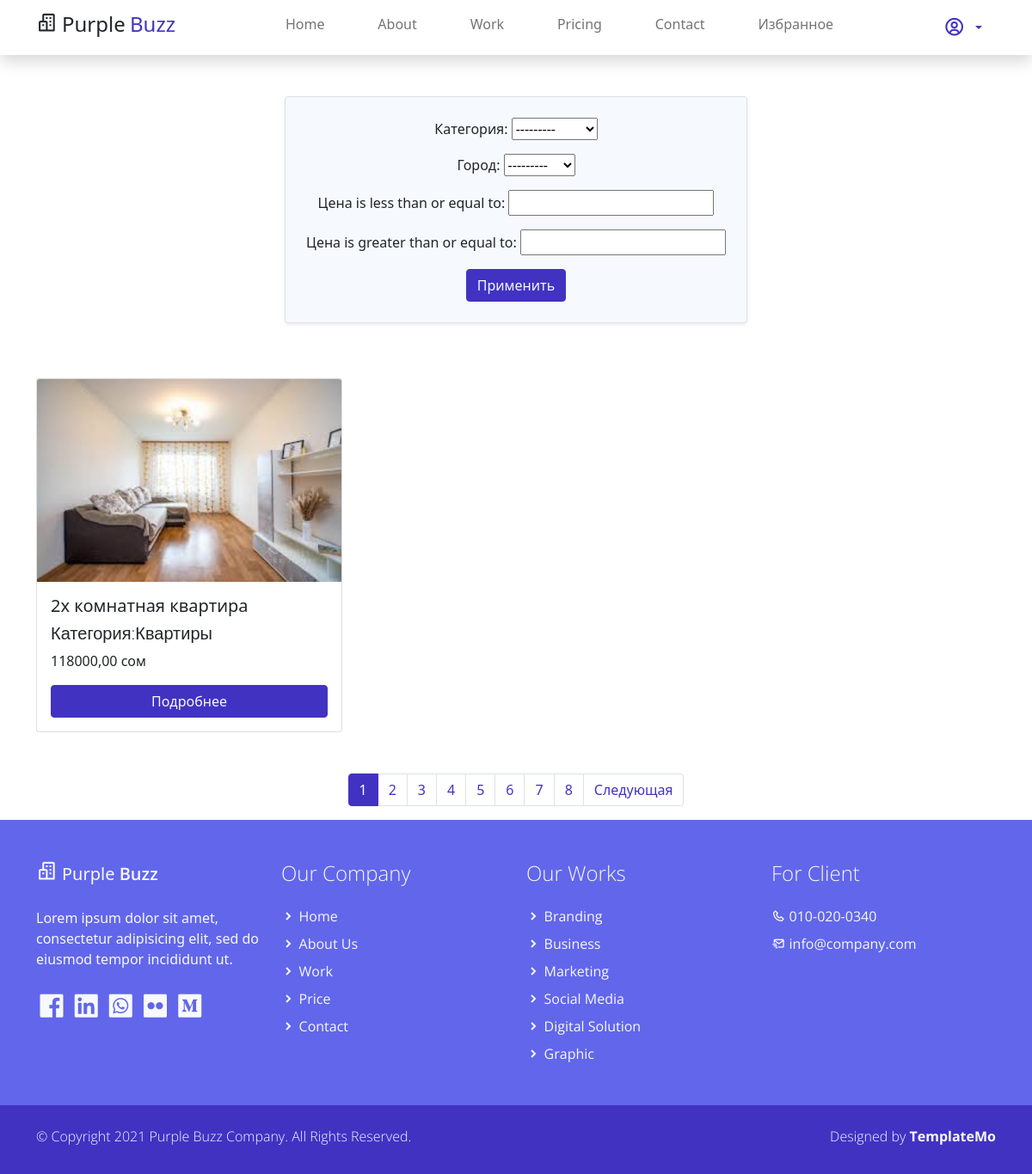
Page /estates_list/ on the committed database.
### product/models.py (models this page shows)
class Estate(models.Model):
    title=models.CharField(max_length=223,verbose_name='Название')
    category = models.ForeignKey(Category, on_delete=models.PROTECT,verbose_name='Категория')
    cover = models.ImageField(upload_to='category_covers', verbose_name='Обложка')
    area=models.DecimalField(decimal_places=1,max_digits=12,verbose_name='Кол-во кв метров')
    city=models.ForeignKey(City,on_delete=models.PROTECT,verbose_name='Город')
    destrict= models.ForeignKey(District,on_delete=models.PROTECT,verbose_name='Район')
    geo=models.TextField()
    price=models.DecimalField(decimal_places=2,max_digits=12,verbose_name='Цена')
    description = models.TextField(verbose_name='Описание')
    promo_video=models.FileField(upload_to='media/product_promo_video',verbose_name='Промо ролик ')
    is_active=models.BooleanField(default=True)
    created_at=models.DateTimeField(auto_now_add=True,verbose_name='Дата создания')
    update_at=models.DateTimeField(auto_now=True,verbose_name='Дата обновления')

class Category(models.Model):
    title=models.CharField(max_length=223,verbose_name='Название')
    cover=models.ImageField(upload_to='media/category_covers')
    parent_category=models.ForeignKey('self',on_delete=models.CASCADE,**NULLABLE,verbose_name='Родительская категория')
    def __str__(self):
        ancestors = []
        category = self
        while category:
            ancestors.append(category.title)
            category = category.parent_category
        return ' > '.join(reversed(ancestors))

### product/views.py (the view)
# urls.py: path('estates_list/', views.estate_list_view, name='estate_list'),
def estate_list_view(request):
    estate=EstateFilter(request.GET,queryset=Estate.objects.filter(is_active=True))
    paginator=Paginator(estate.qs,1)
    page_number=request.GET.get("page")
    page_obj = paginator.get_page(page_number)
    return render(
        request=request,
        template_name='main/estate_list.html',
        context={
            'estates':estate,
            'page_obj': page_obj,
        }
    )

### product/models.py (called while the page is built)
    def __str__(self):
        return self.title

### product/templates/main/estate_list.html (shortened to what this page needs)
{% extends 'base.html' %}
{% load static %}
{% block content %}
<div class="text-center my-5">
  <form method="get" action="." class="d-inline-block p-4 bg-light border rounded shadow-sm">
    <div class="mb-3">
      {{ estates.form.as_p }}
    </div>
    <button type="submit" class="btn btn-primary">Применить</button>
  </form>
</div>
<div class="container">
  <div class="row projects">
    {% for estate in page_obj %}
      <div class="col-md-4 mb-4 project {{ estate.category|lower }}">
        <div class="card h-100">
          <img src="{{ estate.cover.url }}" class="card-img-top" alt="{{ estate.title }}">
          <div class="card-body d-flex flex-column">
            <h5 class="card-title">{{ estate.title }}</h5>
            <h5 class="card-title light-300 text-dark">Категория:{{ estate.category.title }}</h5>
            <p class="card-text">{{ estate.price }} сом</p>
            <a href="{% url 'detail' estate.pk %}" class="btn btn-primary mt-auto">Подробнее</a>
          </div>
        </div>
      </div>
    {% empty %}
      <p class="text-center"></p>
    {% endfor %}
  </div>
</div>
<div class="d-flex justify-content-center mt-4">
  <ul class="pagination">
    {% for num in page_obj.paginator.page_range %}
      {% if page_obj.number == num %}
        <li class="page-item active"><span class="page-link">{{ num }}</span></li>
      {% else %}
        <li class="page-item">
          <a class="page-link" href="?{% if estates.form.data %}{{ estates.form.data.urlencode }}&{% endif %}page={{ num }}">{{ num }}</a>
        </li>
      {% endif %}
    {% endfor %}
    {% if page_obj.has_next %}
      <li class="page-item">
        <a class="page-link" href="?{% if estates.form.data %}{{ estates.form.data.urlencode }}&{% endif %}page={{ page_obj.next_page_number }}">Следующая</a>
      </li>
    {% endif %}
  </ul>
</div>
{% endblock %}

### config/static/assets/css/templatemo.css (style rules this page uses)
html { font-family: 'Open Sans', sans-serif; }
p, a { font-weight: 400; }
.light-300 { font-family: 'Open Sans', sans-serif !important; font-weight: 300; }

### rows in the picture
Estate: cover (picture), title "2х комнатная квартира", category "Квартиры", price "118000,00"

### other values in the picture
{{ num }} "1"
{{ num }} "2" "3" "4" "5" "6" "7" "8"
